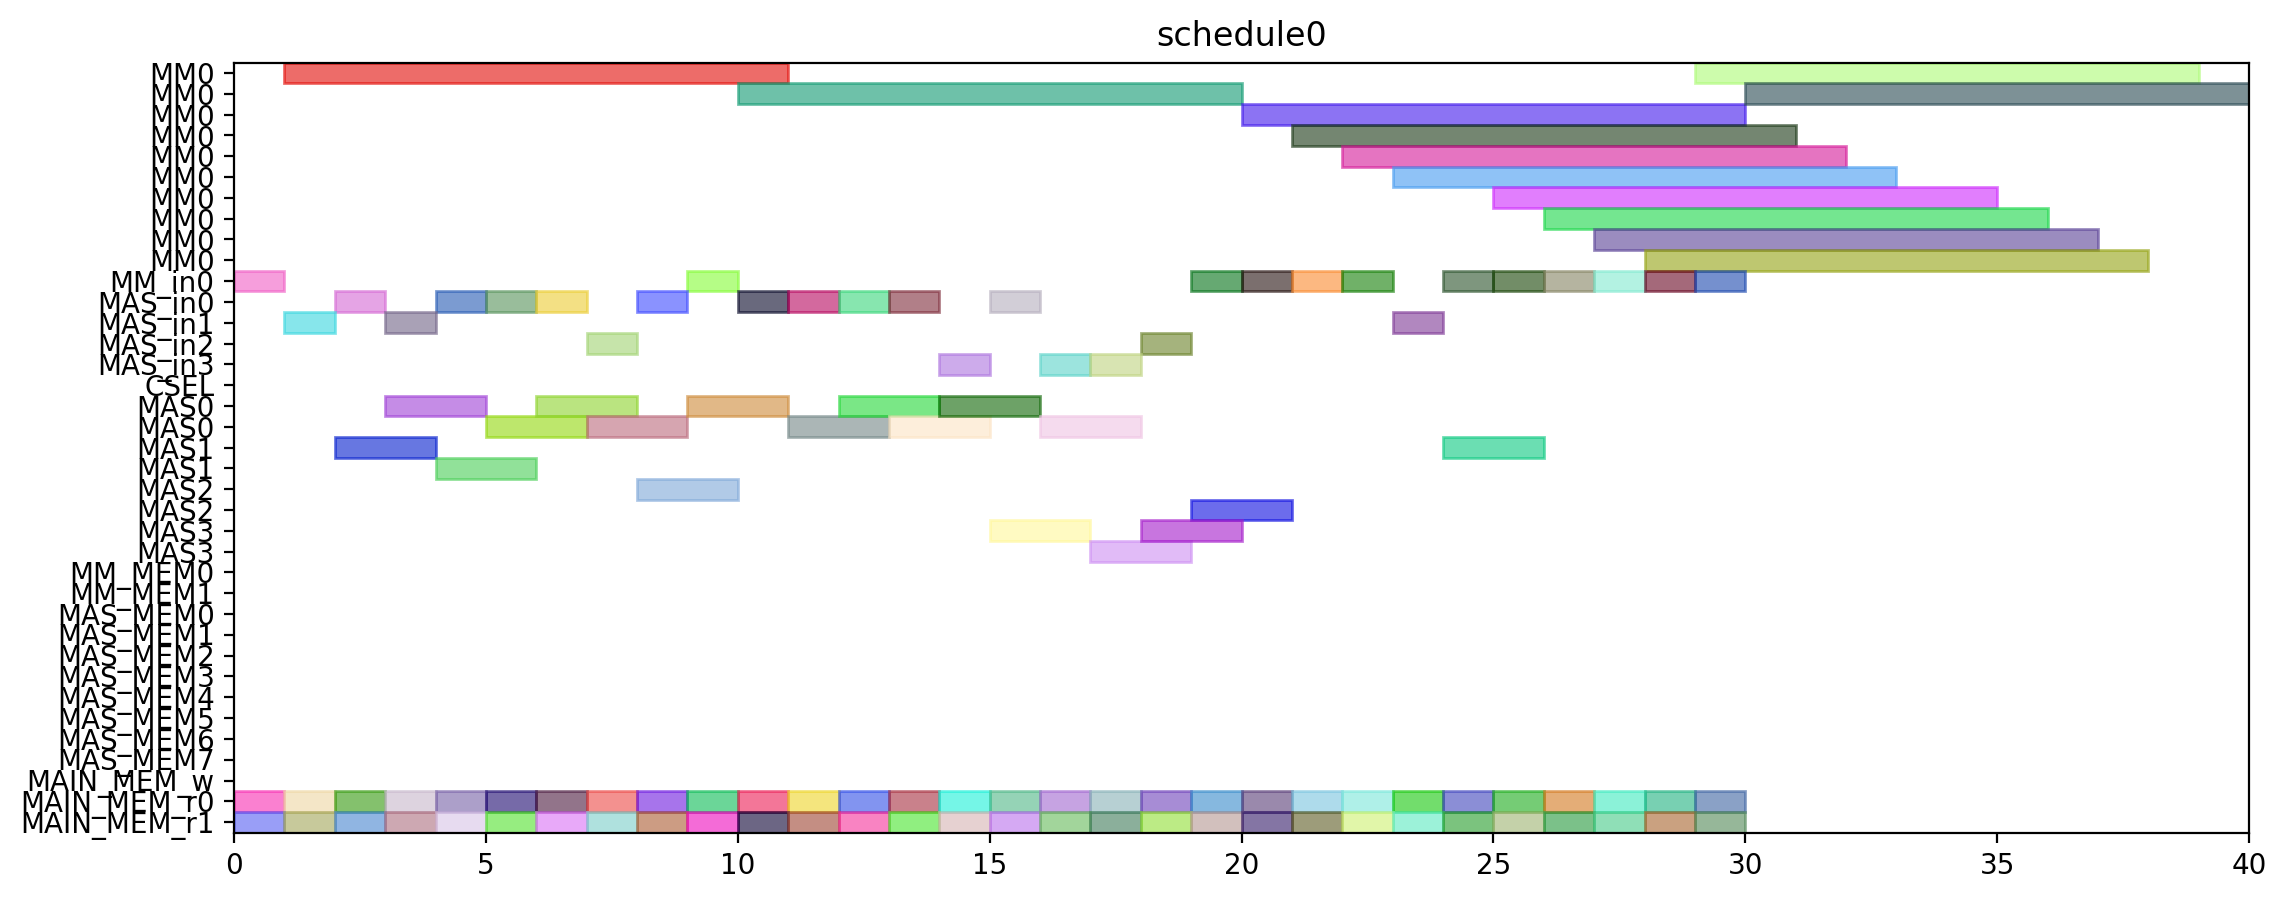

The Python source for this figure:
from pyschedule import Scenario, solvers, plotters, alt


def solve():
	horizon = 120
	S = Scenario("schedule0", horizon=horizon)

	# resource
	MM = S.Resources('MM', num=1, size=10)
	MM_in = S.Resources('MM_in', num=1)
	MAS_in = S.Resources('MAS_in', num=4)
	CSEL = S.Resource('CSEL')
	MAS = S.Resources('MAS', num=4, size=2, periods=range(1, horizon))
	MM_MEM = S.Resources('MM_MEM', num=2)
	MAS_MEM = S.Resources('MAS_MEM', num=8)
	MAIN_MEM_w = S.Resource('MAIN_MEM_w', size=1)
	MAIN_MEM_r = S.Resources('MAIN_MEM_r', num=2)

	# result of previous scheduling

	# new tasks
	T1_t0 = S.Task('T1_t0', length=2, delay_cost=1)
	T1_t0 += alt(MAS)
	T1_t0_in = S.Task('T1_t0_in', length=1, delay_cost=1)
	T1_t0_in += alt(MAS_in)
	S += T1_t0_in*MAS_in[0]<=T1_t0*MAS[0]

	S += T1_t0_in*MAS_in[1]<=T1_t0*MAS[1]

	S += T1_t0_in*MAS_in[2]<=T1_t0*MAS[2]

	S += T1_t0_in*MAS_in[3]<=T1_t0*MAS[3]

	T1_t0_mem0 = S.Task('T1_t0_mem0', length=1, delay_cost=1)
	T1_t0_mem0 += MAIN_MEM_r[0]
	S += T1_t0_mem0 <= T1_t0

	T1_t0_mem1 = S.Task('T1_t0_mem1', length=1, delay_cost=1)
	T1_t0_mem1 += MAIN_MEM_r[1]
	S += T1_t0_mem1 <= T1_t0

	T1_t1 = S.Task('T1_t1', length=2, delay_cost=1)
	T1_t1 += alt(MAS)
	T1_t1_in = S.Task('T1_t1_in', length=1, delay_cost=1)
	T1_t1_in += alt(MAS_in)
	S += T1_t1_in*MAS_in[0]<=T1_t1*MAS[0]

	S += T1_t1_in*MAS_in[1]<=T1_t1*MAS[1]

	S += T1_t1_in*MAS_in[2]<=T1_t1*MAS[2]

	S += T1_t1_in*MAS_in[3]<=T1_t1*MAS[3]

	T1_t1_mem0 = S.Task('T1_t1_mem0', length=1, delay_cost=1)
	T1_t1_mem0 += MAIN_MEM_r[0]
	S += T1_t1_mem0 <= T1_t1

	T1_t1_mem1 = S.Task('T1_t1_mem1', length=1, delay_cost=1)
	T1_t1_mem1 += MAIN_MEM_r[1]
	S += T1_t1_mem1 <= T1_t1

	T1_t3 = S.Task('T1_t3', length=10, delay_cost=1)
	T1_t3 += alt(MM)
	T1_t3_in = S.Task('T1_t3_in', length=1, delay_cost=1)
	T1_t3_in += alt(MM_in)
	S += T1_t3_in*MM_in[0]<=T1_t3*MM[0]
	T1_t3_mem0 = S.Task('T1_t3_mem0', length=1, delay_cost=1)
	T1_t3_mem0 += MAIN_MEM_r[0]
	S += T1_t3_mem0 <= T1_t3

	T1_t3_mem1 = S.Task('T1_t3_mem1', length=1, delay_cost=1)
	T1_t3_mem1 += MAIN_MEM_r[1]
	S += T1_t3_mem1 <= T1_t3

	T2_t0 = S.Task('T2_t0', length=10, delay_cost=1)
	T2_t0 += alt(MM)
	T2_t0_in = S.Task('T2_t0_in', length=1, delay_cost=1)
	T2_t0_in += alt(MM_in)
	S += T2_t0_in*MM_in[0]<=T2_t0*MM[0]
	T2_t0_mem0 = S.Task('T2_t0_mem0', length=1, delay_cost=1)
	T2_t0_mem0 += MAIN_MEM_r[0]
	S += T2_t0_mem0 <= T2_t0

	T2_t0_mem1 = S.Task('T2_t0_mem1', length=1, delay_cost=1)
	T2_t0_mem1 += MAIN_MEM_r[1]
	S += T2_t0_mem1 <= T2_t0

	T2_t1 = S.Task('T2_t1', length=10, delay_cost=1)
	T2_t1 += alt(MM)
	T2_t1_in = S.Task('T2_t1_in', length=1, delay_cost=1)
	T2_t1_in += alt(MM_in)
	S += T2_t1_in*MM_in[0]<=T2_t1*MM[0]
	T2_t1_mem0 = S.Task('T2_t1_mem0', length=1, delay_cost=1)
	T2_t1_mem0 += MAIN_MEM_r[0]
	S += T2_t1_mem0 <= T2_t1

	T2_t1_mem1 = S.Task('T2_t1_mem1', length=1, delay_cost=1)
	T2_t1_mem1 += MAIN_MEM_r[1]
	S += T2_t1_mem1 <= T2_t1

	T2_t2 = S.Task('T2_t2', length=2, delay_cost=1)
	T2_t2 += alt(MAS)
	T2_t2_in = S.Task('T2_t2_in', length=1, delay_cost=1)
	T2_t2_in += alt(MAS_in)
	S += T2_t2_in*MAS_in[0]<=T2_t2*MAS[0]

	S += T2_t2_in*MAS_in[1]<=T2_t2*MAS[1]

	S += T2_t2_in*MAS_in[2]<=T2_t2*MAS[2]

	S += T2_t2_in*MAS_in[3]<=T2_t2*MAS[3]

	T2_t2_mem0 = S.Task('T2_t2_mem0', length=1, delay_cost=1)
	T2_t2_mem0 += MAIN_MEM_r[0]
	S += T2_t2_mem0 <= T2_t2

	T2_t2_mem1 = S.Task('T2_t2_mem1', length=1, delay_cost=1)
	T2_t2_mem1 += MAIN_MEM_r[1]
	S += T2_t2_mem1 <= T2_t2

	T2_t3 = S.Task('T2_t3', length=2, delay_cost=1)
	T2_t3 += alt(MAS)
	T2_t3_in = S.Task('T2_t3_in', length=1, delay_cost=1)
	T2_t3_in += alt(MAS_in)
	S += T2_t3_in*MAS_in[0]<=T2_t3*MAS[0]

	S += T2_t3_in*MAS_in[1]<=T2_t3*MAS[1]

	S += T2_t3_in*MAS_in[2]<=T2_t3*MAS[2]

	S += T2_t3_in*MAS_in[3]<=T2_t3*MAS[3]

	T2_t3_mem0 = S.Task('T2_t3_mem0', length=1, delay_cost=1)
	T2_t3_mem0 += MAIN_MEM_r[0]
	S += T2_t3_mem0 <= T2_t3

	T2_t3_mem1 = S.Task('T2_t3_mem1', length=1, delay_cost=1)
	T2_t3_mem1 += MAIN_MEM_r[1]
	S += T2_t3_mem1 <= T2_t3

	T3_t0 = S.Task('T3_t0', length=10, delay_cost=1)
	T3_t0 += alt(MM)
	T3_t0_in = S.Task('T3_t0_in', length=1, delay_cost=1)
	T3_t0_in += alt(MM_in)
	S += T3_t0_in*MM_in[0]<=T3_t0*MM[0]
	T3_t0_mem0 = S.Task('T3_t0_mem0', length=1, delay_cost=1)
	T3_t0_mem0 += MAIN_MEM_r[0]
	S += T3_t0_mem0 <= T3_t0

	T3_t0_mem1 = S.Task('T3_t0_mem1', length=1, delay_cost=1)
	T3_t0_mem1 += MAIN_MEM_r[1]
	S += T3_t0_mem1 <= T3_t0

	T3_t1 = S.Task('T3_t1', length=10, delay_cost=1)
	T3_t1 += alt(MM)
	T3_t1_in = S.Task('T3_t1_in', length=1, delay_cost=1)
	T3_t1_in += alt(MM_in)
	S += T3_t1_in*MM_in[0]<=T3_t1*MM[0]
	T3_t1_mem0 = S.Task('T3_t1_mem0', length=1, delay_cost=1)
	T3_t1_mem0 += MAIN_MEM_r[0]
	S += T3_t1_mem0 <= T3_t1

	T3_t1_mem1 = S.Task('T3_t1_mem1', length=1, delay_cost=1)
	T3_t1_mem1 += MAIN_MEM_r[1]
	S += T3_t1_mem1 <= T3_t1

	T3_t2 = S.Task('T3_t2', length=2, delay_cost=1)
	T3_t2 += alt(MAS)
	T3_t2_in = S.Task('T3_t2_in', length=1, delay_cost=1)
	T3_t2_in += alt(MAS_in)
	S += T3_t2_in*MAS_in[0]<=T3_t2*MAS[0]

	S += T3_t2_in*MAS_in[1]<=T3_t2*MAS[1]

	S += T3_t2_in*MAS_in[2]<=T3_t2*MAS[2]

	S += T3_t2_in*MAS_in[3]<=T3_t2*MAS[3]

	T3_t2_mem0 = S.Task('T3_t2_mem0', length=1, delay_cost=1)
	T3_t2_mem0 += MAIN_MEM_r[0]
	S += T3_t2_mem0 <= T3_t2

	T3_t2_mem1 = S.Task('T3_t2_mem1', length=1, delay_cost=1)
	T3_t2_mem1 += MAIN_MEM_r[1]
	S += T3_t2_mem1 <= T3_t2

	T3_t3 = S.Task('T3_t3', length=2, delay_cost=1)
	T3_t3 += alt(MAS)
	T3_t3_in = S.Task('T3_t3_in', length=1, delay_cost=1)
	T3_t3_in += alt(MAS_in)
	S += T3_t3_in*MAS_in[0]<=T3_t3*MAS[0]

	S += T3_t3_in*MAS_in[1]<=T3_t3*MAS[1]

	S += T3_t3_in*MAS_in[2]<=T3_t3*MAS[2]

	S += T3_t3_in*MAS_in[3]<=T3_t3*MAS[3]

	T3_t3_mem0 = S.Task('T3_t3_mem0', length=1, delay_cost=1)
	T3_t3_mem0 += MAIN_MEM_r[0]
	S += T3_t3_mem0 <= T3_t3

	T3_t3_mem1 = S.Task('T3_t3_mem1', length=1, delay_cost=1)
	T3_t3_mem1 += MAIN_MEM_r[1]
	S += T3_t3_mem1 <= T3_t3

	T4_t0 = S.Task('T4_t0', length=10, delay_cost=1)
	T4_t0 += alt(MM)
	T4_t0_in = S.Task('T4_t0_in', length=1, delay_cost=1)
	T4_t0_in += alt(MM_in)
	S += T4_t0_in*MM_in[0]<=T4_t0*MM[0]
	T4_t0_mem0 = S.Task('T4_t0_mem0', length=1, delay_cost=1)
	T4_t0_mem0 += MAIN_MEM_r[0]
	S += T4_t0_mem0 <= T4_t0

	T4_t0_mem1 = S.Task('T4_t0_mem1', length=1, delay_cost=1)
	T4_t0_mem1 += MAIN_MEM_r[1]
	S += T4_t0_mem1 <= T4_t0

	T4_t1 = S.Task('T4_t1', length=10, delay_cost=1)
	T4_t1 += alt(MM)
	T4_t1_in = S.Task('T4_t1_in', length=1, delay_cost=1)
	T4_t1_in += alt(MM_in)
	S += T4_t1_in*MM_in[0]<=T4_t1*MM[0]
	T4_t1_mem0 = S.Task('T4_t1_mem0', length=1, delay_cost=1)
	T4_t1_mem0 += MAIN_MEM_r[0]
	S += T4_t1_mem0 <= T4_t1

	T4_t1_mem1 = S.Task('T4_t1_mem1', length=1, delay_cost=1)
	T4_t1_mem1 += MAIN_MEM_r[1]
	S += T4_t1_mem1 <= T4_t1

	T4_t2 = S.Task('T4_t2', length=2, delay_cost=1)
	T4_t2 += alt(MAS)
	T4_t2_in = S.Task('T4_t2_in', length=1, delay_cost=1)
	T4_t2_in += alt(MAS_in)
	S += T4_t2_in*MAS_in[0]<=T4_t2*MAS[0]

	S += T4_t2_in*MAS_in[1]<=T4_t2*MAS[1]

	S += T4_t2_in*MAS_in[2]<=T4_t2*MAS[2]

	S += T4_t2_in*MAS_in[3]<=T4_t2*MAS[3]

	T4_t2_mem0 = S.Task('T4_t2_mem0', length=1, delay_cost=1)
	T4_t2_mem0 += MAIN_MEM_r[0]
	S += T4_t2_mem0 <= T4_t2

	T4_t2_mem1 = S.Task('T4_t2_mem1', length=1, delay_cost=1)
	T4_t2_mem1 += MAIN_MEM_r[1]
	S += T4_t2_mem1 <= T4_t2

	T4_t3 = S.Task('T4_t3', length=2, delay_cost=1)
	T4_t3 += alt(MAS)
	T4_t3_in = S.Task('T4_t3_in', length=1, delay_cost=1)
	T4_t3_in += alt(MAS_in)
	S += T4_t3_in*MAS_in[0]<=T4_t3*MAS[0]

	S += T4_t3_in*MAS_in[1]<=T4_t3*MAS[1]

	S += T4_t3_in*MAS_in[2]<=T4_t3*MAS[2]

	S += T4_t3_in*MAS_in[3]<=T4_t3*MAS[3]

	T4_t3_mem0 = S.Task('T4_t3_mem0', length=1, delay_cost=1)
	T4_t3_mem0 += MAIN_MEM_r[0]
	S += T4_t3_mem0 <= T4_t3

	T4_t3_mem1 = S.Task('T4_t3_mem1', length=1, delay_cost=1)
	T4_t3_mem1 += MAIN_MEM_r[1]
	S += T4_t3_mem1 <= T4_t3

	T5_t0 = S.Task('T5_t0', length=2, delay_cost=1)
	T5_t0 += alt(MAS)
	T5_t0_in = S.Task('T5_t0_in', length=1, delay_cost=1)
	T5_t0_in += alt(MAS_in)
	S += T5_t0_in*MAS_in[0]<=T5_t0*MAS[0]

	S += T5_t0_in*MAS_in[1]<=T5_t0*MAS[1]

	S += T5_t0_in*MAS_in[2]<=T5_t0*MAS[2]

	S += T5_t0_in*MAS_in[3]<=T5_t0*MAS[3]

	T5_t0_mem0 = S.Task('T5_t0_mem0', length=1, delay_cost=1)
	T5_t0_mem0 += MAIN_MEM_r[0]
	S += T5_t0_mem0 <= T5_t0

	T5_t0_mem1 = S.Task('T5_t0_mem1', length=1, delay_cost=1)
	T5_t0_mem1 += MAIN_MEM_r[1]
	S += T5_t0_mem1 <= T5_t0

	T5_t1 = S.Task('T5_t1', length=2, delay_cost=1)
	T5_t1 += alt(MAS)
	T5_t1_in = S.Task('T5_t1_in', length=1, delay_cost=1)
	T5_t1_in += alt(MAS_in)
	S += T5_t1_in*MAS_in[0]<=T5_t1*MAS[0]

	S += T5_t1_in*MAS_in[1]<=T5_t1*MAS[1]

	S += T5_t1_in*MAS_in[2]<=T5_t1*MAS[2]

	S += T5_t1_in*MAS_in[3]<=T5_t1*MAS[3]

	T5_t1_mem0 = S.Task('T5_t1_mem0', length=1, delay_cost=1)
	T5_t1_mem0 += MAIN_MEM_r[0]
	S += T5_t1_mem0 <= T5_t1

	T5_t1_mem1 = S.Task('T5_t1_mem1', length=1, delay_cost=1)
	T5_t1_mem1 += MAIN_MEM_r[1]
	S += T5_t1_mem1 <= T5_t1

	T5_t3 = S.Task('T5_t3', length=10, delay_cost=1)
	T5_t3 += alt(MM)
	T5_t3_in = S.Task('T5_t3_in', length=1, delay_cost=1)
	T5_t3_in += alt(MM_in)
	S += T5_t3_in*MM_in[0]<=T5_t3*MM[0]
	T5_t3_mem0 = S.Task('T5_t3_mem0', length=1, delay_cost=1)
	T5_t3_mem0 += MAIN_MEM_r[0]
	S += T5_t3_mem0 <= T5_t3

	T5_t3_mem1 = S.Task('T5_t3_mem1', length=1, delay_cost=1)
	T5_t3_mem1 += MAIN_MEM_r[1]
	S += T5_t3_mem1 <= T5_t3

	T6_t0 = S.Task('T6_t0', length=10, delay_cost=1)
	T6_t0 += alt(MM)
	T6_t0_in = S.Task('T6_t0_in', length=1, delay_cost=1)
	T6_t0_in += alt(MM_in)
	S += T6_t0_in*MM_in[0]<=T6_t0*MM[0]
	T6_t0_mem0 = S.Task('T6_t0_mem0', length=1, delay_cost=1)
	T6_t0_mem0 += MAIN_MEM_r[0]
	S += T6_t0_mem0 <= T6_t0

	T6_t0_mem1 = S.Task('T6_t0_mem1', length=1, delay_cost=1)
	T6_t0_mem1 += MAIN_MEM_r[1]
	S += T6_t0_mem1 <= T6_t0

	T6_t1 = S.Task('T6_t1', length=10, delay_cost=1)
	T6_t1 += alt(MM)
	T6_t1_in = S.Task('T6_t1_in', length=1, delay_cost=1)
	T6_t1_in += alt(MM_in)
	S += T6_t1_in*MM_in[0]<=T6_t1*MM[0]
	T6_t1_mem0 = S.Task('T6_t1_mem0', length=1, delay_cost=1)
	T6_t1_mem0 += MAIN_MEM_r[0]
	S += T6_t1_mem0 <= T6_t1

	T6_t1_mem1 = S.Task('T6_t1_mem1', length=1, delay_cost=1)
	T6_t1_mem1 += MAIN_MEM_r[1]
	S += T6_t1_mem1 <= T6_t1

	T6_t2 = S.Task('T6_t2', length=2, delay_cost=1)
	T6_t2 += alt(MAS)
	T6_t2_in = S.Task('T6_t2_in', length=1, delay_cost=1)
	T6_t2_in += alt(MAS_in)
	S += T6_t2_in*MAS_in[0]<=T6_t2*MAS[0]

	S += T6_t2_in*MAS_in[1]<=T6_t2*MAS[1]

	S += T6_t2_in*MAS_in[2]<=T6_t2*MAS[2]

	S += T6_t2_in*MAS_in[3]<=T6_t2*MAS[3]

	T6_t2_mem0 = S.Task('T6_t2_mem0', length=1, delay_cost=1)
	T6_t2_mem0 += MAIN_MEM_r[0]
	S += T6_t2_mem0 <= T6_t2

	T6_t2_mem1 = S.Task('T6_t2_mem1', length=1, delay_cost=1)
	T6_t2_mem1 += MAIN_MEM_r[1]
	S += T6_t2_mem1 <= T6_t2

	T6_t3 = S.Task('T6_t3', length=2, delay_cost=1)
	T6_t3 += alt(MAS)
	T6_t3_in = S.Task('T6_t3_in', length=1, delay_cost=1)
	T6_t3_in += alt(MAS_in)
	S += T6_t3_in*MAS_in[0]<=T6_t3*MAS[0]

	S += T6_t3_in*MAS_in[1]<=T6_t3*MAS[1]

	S += T6_t3_in*MAS_in[2]<=T6_t3*MAS[2]

	S += T6_t3_in*MAS_in[3]<=T6_t3*MAS[3]

	T6_t3_mem0 = S.Task('T6_t3_mem0', length=1, delay_cost=1)
	T6_t3_mem0 += MAIN_MEM_r[0]
	S += T6_t3_mem0 <= T6_t3

	T6_t3_mem1 = S.Task('T6_t3_mem1', length=1, delay_cost=1)
	T6_t3_mem1 += MAIN_MEM_r[1]
	S += T6_t3_mem1 <= T6_t3

	T7_t0 = S.Task('T7_t0', length=10, delay_cost=1)
	T7_t0 += alt(MM)
	T7_t0_in = S.Task('T7_t0_in', length=1, delay_cost=1)
	T7_t0_in += alt(MM_in)
	S += T7_t0_in*MM_in[0]<=T7_t0*MM[0]
	T7_t0_mem0 = S.Task('T7_t0_mem0', length=1, delay_cost=1)
	T7_t0_mem0 += MAIN_MEM_r[0]
	S += T7_t0_mem0 <= T7_t0

	T7_t0_mem1 = S.Task('T7_t0_mem1', length=1, delay_cost=1)
	T7_t0_mem1 += MAIN_MEM_r[1]
	S += T7_t0_mem1 <= T7_t0

	T7_t1 = S.Task('T7_t1', length=10, delay_cost=1)
	T7_t1 += alt(MM)
	T7_t1_in = S.Task('T7_t1_in', length=1, delay_cost=1)
	T7_t1_in += alt(MM_in)
	S += T7_t1_in*MM_in[0]<=T7_t1*MM[0]
	T7_t1_mem0 = S.Task('T7_t1_mem0', length=1, delay_cost=1)
	T7_t1_mem0 += MAIN_MEM_r[0]
	S += T7_t1_mem0 <= T7_t1

	T7_t1_mem1 = S.Task('T7_t1_mem1', length=1, delay_cost=1)
	T7_t1_mem1 += MAIN_MEM_r[1]
	S += T7_t1_mem1 <= T7_t1

	T7_t2 = S.Task('T7_t2', length=2, delay_cost=1)
	T7_t2 += alt(MAS)
	T7_t2_in = S.Task('T7_t2_in', length=1, delay_cost=1)
	T7_t2_in += alt(MAS_in)
	S += T7_t2_in*MAS_in[0]<=T7_t2*MAS[0]

	S += T7_t2_in*MAS_in[1]<=T7_t2*MAS[1]

	S += T7_t2_in*MAS_in[2]<=T7_t2*MAS[2]

	S += T7_t2_in*MAS_in[3]<=T7_t2*MAS[3]

	T7_t2_mem0 = S.Task('T7_t2_mem0', length=1, delay_cost=1)
	T7_t2_mem0 += MAIN_MEM_r[0]
	S += T7_t2_mem0 <= T7_t2

	T7_t2_mem1 = S.Task('T7_t2_mem1', length=1, delay_cost=1)
	T7_t2_mem1 += MAIN_MEM_r[1]
	S += T7_t2_mem1 <= T7_t2

	T7_t3 = S.Task('T7_t3', length=2, delay_cost=1)
	T7_t3 += alt(MAS)
	T7_t3_in = S.Task('T7_t3_in', length=1, delay_cost=1)
	T7_t3_in += alt(MAS_in)
	S += T7_t3_in*MAS_in[0]<=T7_t3*MAS[0]

	S += T7_t3_in*MAS_in[1]<=T7_t3*MAS[1]

	S += T7_t3_in*MAS_in[2]<=T7_t3*MAS[2]

	S += T7_t3_in*MAS_in[3]<=T7_t3*MAS[3]

	T7_t3_mem0 = S.Task('T7_t3_mem0', length=1, delay_cost=1)
	T7_t3_mem0 += MAIN_MEM_r[0]
	S += T7_t3_mem0 <= T7_t3

	T7_t3_mem1 = S.Task('T7_t3_mem1', length=1, delay_cost=1)
	T7_t3_mem1 += MAIN_MEM_r[1]
	S += T7_t3_mem1 <= T7_t3

	T8_t2 = S.Task('T8_t2', length=2, delay_cost=1)
	T8_t2 += alt(MAS)
	T8_t2_in = S.Task('T8_t2_in', length=1, delay_cost=1)
	T8_t2_in += alt(MAS_in)
	S += T8_t2_in*MAS_in[0]<=T8_t2*MAS[0]

	S += T8_t2_in*MAS_in[1]<=T8_t2*MAS[1]

	S += T8_t2_in*MAS_in[2]<=T8_t2*MAS[2]

	S += T8_t2_in*MAS_in[3]<=T8_t2*MAS[3]

	T8_t2_mem0 = S.Task('T8_t2_mem0', length=1, delay_cost=1)
	T8_t2_mem0 += MAIN_MEM_r[0]
	S += T8_t2_mem0 <= T8_t2

	T8_t2_mem1 = S.Task('T8_t2_mem1', length=1, delay_cost=1)
	T8_t2_mem1 += MAIN_MEM_r[1]
	S += T8_t2_mem1 <= T8_t2

	T9_t2 = S.Task('T9_t2', length=2, delay_cost=1)
	T9_t2 += alt(MAS)
	T9_t2_in = S.Task('T9_t2_in', length=1, delay_cost=1)
	T9_t2_in += alt(MAS_in)
	S += T9_t2_in*MAS_in[0]<=T9_t2*MAS[0]

	S += T9_t2_in*MAS_in[1]<=T9_t2*MAS[1]

	S += T9_t2_in*MAS_in[2]<=T9_t2*MAS[2]

	S += T9_t2_in*MAS_in[3]<=T9_t2*MAS[3]

	T9_t2_mem0 = S.Task('T9_t2_mem0', length=1, delay_cost=1)
	T9_t2_mem0 += MAIN_MEM_r[0]
	S += T9_t2_mem0 <= T9_t2

	T9_t2_mem1 = S.Task('T9_t2_mem1', length=1, delay_cost=1)
	T9_t2_mem1 += MAIN_MEM_r[1]
	S += T9_t2_mem1 <= T9_t2

	T10_t2 = S.Task('T10_t2', length=2, delay_cost=1)
	T10_t2 += alt(MAS)
	T10_t2_in = S.Task('T10_t2_in', length=1, delay_cost=1)
	T10_t2_in += alt(MAS_in)
	S += T10_t2_in*MAS_in[0]<=T10_t2*MAS[0]

	S += T10_t2_in*MAS_in[1]<=T10_t2*MAS[1]

	S += T10_t2_in*MAS_in[2]<=T10_t2*MAS[2]

	S += T10_t2_in*MAS_in[3]<=T10_t2*MAS[3]

	T10_t2_mem0 = S.Task('T10_t2_mem0', length=1, delay_cost=1)
	T10_t2_mem0 += MAIN_MEM_r[0]
	S += T10_t2_mem0 <= T10_t2

	T10_t2_mem1 = S.Task('T10_t2_mem1', length=1, delay_cost=1)
	T10_t2_mem1 += MAIN_MEM_r[1]
	S += T10_t2_mem1 <= T10_t2

	T11_t2 = S.Task('T11_t2', length=2, delay_cost=1)
	T11_t2 += alt(MAS)
	T11_t2_in = S.Task('T11_t2_in', length=1, delay_cost=1)
	T11_t2_in += alt(MAS_in)
	S += T11_t2_in*MAS_in[0]<=T11_t2*MAS[0]

	S += T11_t2_in*MAS_in[1]<=T11_t2*MAS[1]

	S += T11_t2_in*MAS_in[2]<=T11_t2*MAS[2]

	S += T11_t2_in*MAS_in[3]<=T11_t2*MAS[3]

	T11_t2_mem0 = S.Task('T11_t2_mem0', length=1, delay_cost=1)
	T11_t2_mem0 += MAIN_MEM_r[0]
	S += T11_t2_mem0 <= T11_t2

	T11_t2_mem1 = S.Task('T11_t2_mem1', length=1, delay_cost=1)
	T11_t2_mem1 += MAIN_MEM_r[1]
	S += T11_t2_mem1 <= T11_t2

	solvers.mip.solve(S,msg=1,kind='CPLEX',ratio_gap=1.01)

	solution = [['hoge']*len(S.solution()[1]) for i in range(len(S.solution()))]
	for i in range(len(S.solution())):
		for j in range(len(S.solution()[i])):
			solution[i][j]=str(S.solution()[i][j])
	print(solution)

	cycles = int(solution[-1][3])

	pic_file_name = "/home/mfukuda/ABE/multiRAM_multiMAS_16mux/scheduling_result/stage10MM1_stage2MAS4/EP2_LADDERMUL/schedule0.png"
	if(S.solution() != []):
		plotters.matplotlib.plot(S,img_filename=pic_file_name, show_task_labels=False, fig_size=(cycles*0.25+3, 5))

	return solution
